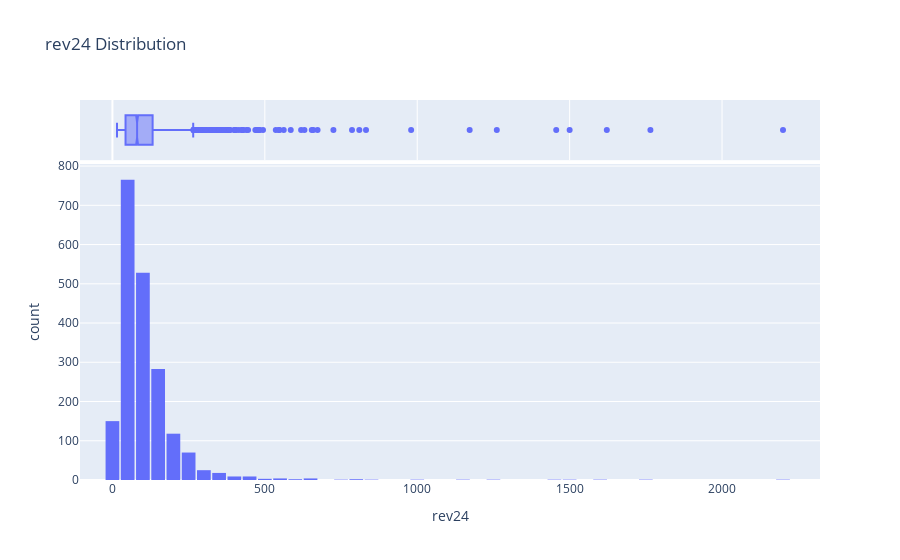

Notebook code cell kept with this figure:
### Code cell
fig = px.histogram(df, x='rev24', marginal='box', nbins=47, title='rev24 Distribution')
fig.update_layout(bargap=0.1)
fig.show()

### Figure 1 — Plotly figure (JSON) as saved in the notebook; plotly's stock layout.template omitted (floating-point values rounded to 4 significant figures; data arrays with more than 128 entries replaced by an {"elided": "..."} marker saying what was removed)
{"data": [{"bingroup": "x", "hovertemplate": "rev24=%{x}<br>count=%{y}<extra></extra>", "legendgroup": "", "marker": {"color": "#636efa", "pattern": {"shape": ""}}, "name": "", "nbinsx": 47, "orientation": "v", "showlegend": false, "type": "histogram", "x": {"elided": "2000 float values"}, "xaxis": "x", "yaxis": "y"}, {"hovertemplate": "rev24=%{x}<extra></extra>", "legendgroup": "", "marker": {"color": "#636efa"}, "name": "", "notched": true, "showlegend": false, "type": "box", "x": {"elided": "2000 float values"}, "xaxis": "x2", "yaxis": "y2"}], "layout": {"bargap": 0.1, "barmode": "relative", "legend": {"tracegroupgap": 0}, "title": {"text": "rev24 Distribution"}, "xaxis": {"anchor": "y", "domain": [0, 1], "title": {"text": "rev24"}}, "xaxis2": {"anchor": "y2", "domain": [0, 1], "matches": "x", "showgrid": true, "showticklabels": false}, "yaxis": {"anchor": "x", "domain": [0, 0.8316], "title": {"text": "count"}}, "yaxis2": {"anchor": "x2", "domain": [0.8416, 1], "matches": "y2", "showgrid": false, "showline": false, "showticklabels": false, "ticks": ""}}}
